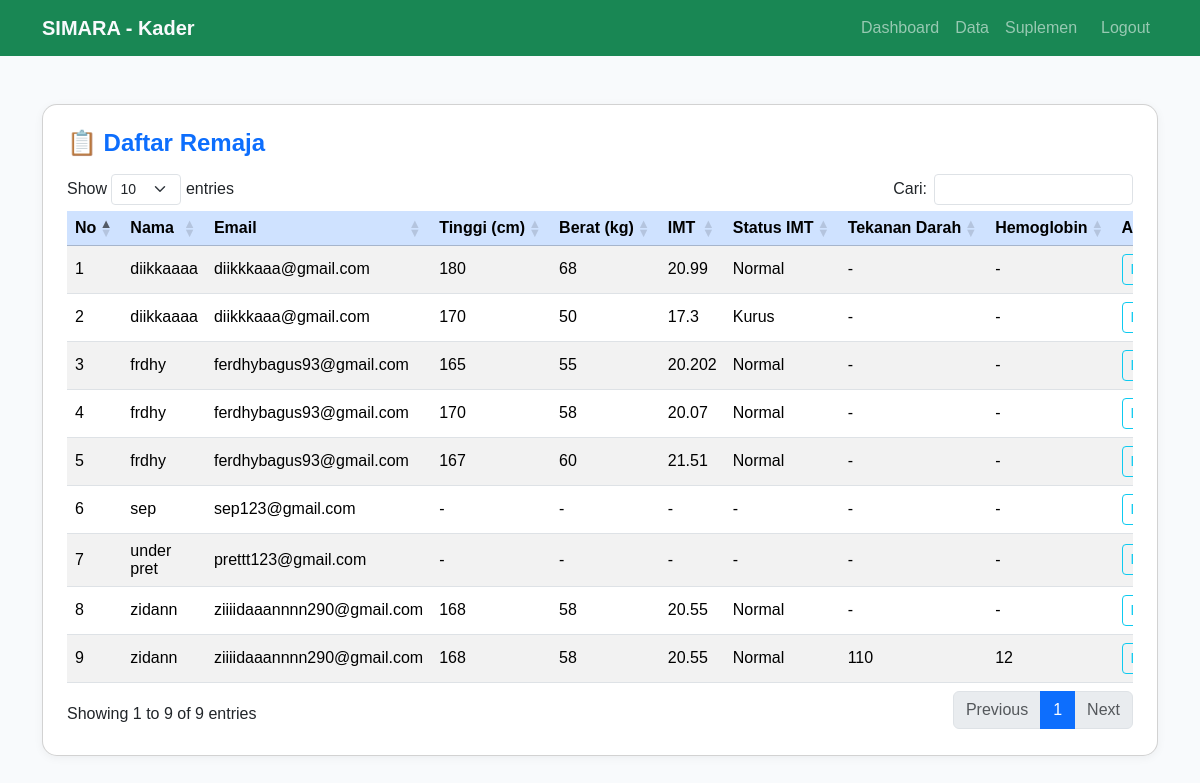
Page /kader/view.php (signed in) on the committed database.
### tables this page shows
CREATE TABLE `users` (
  `id` int(11) NOT NULL,
  `nama` varchar(150) NOT NULL,
  `no_hp` varchar(15) NOT NULL,
  `email` varchar(150) NOT NULL,
  `password` varchar(255) NOT NULL,
  `role` enum('remaja','kader','admin') NOT NULL,
  `created_at` timestamp NOT NULL DEFAULT current_timestamp(),
  `kecamatan_id` int(11) DEFAULT NULL,
  `kelurahan_id` int(11) DEFAULT NULL,
  `sekolah_id` int(11) DEFAULT NULL
);

CREATE TABLE `data_imt` (
  `id` int(11) NOT NULL,
  `user_id` int(11) NOT NULL,
  `tinggi_cm` float NOT NULL,
  `berat_kg` float NOT NULL,
  `hasil_imt` float NOT NULL,
  `status_imt` varchar(50) DEFAULT NULL,
  `tanggal_input` datetime DEFAULT current_timestamp()
);

CREATE TABLE `pemeriksaan_kader` (
  `id` int(11) NOT NULL,
  `user_id` int(11) NOT NULL,
  `kader_id` int(11) DEFAULT NULL,
  `tinggi_cm` float DEFAULT NULL,
  `berat_kg` float DEFAULT NULL,
  `lingkar_lengan_cm` float DEFAULT NULL,
  `tekanan_darah` varchar(50) DEFAULT NULL,
  `deskripsi_riwayat` text DEFAULT NULL,
  `hemoglobin` float DEFAULT NULL,
  `tanggal_periksa` datetime DEFAULT current_timestamp()
);

### kader/view.php (the view, shortened to what this page needs)
<?php
require_once __DIR__ . '/../config/db.php';
include 'navbar.php';
$query = "
SELECT
  u.id,
  u.nama,
  u.email,
  u.role,
  i.tinggi_cm,
  i.berat_kg,
  p.lingkar_lengan_cm,
  p.tekanan_darah,
  p.hemoglobin,
  p.tanggal_periksa,
  i.hasil_imt,
  i.status_imt,
  m.sarapan_per_minggu,
  m.buah_sayur_per_minggu,
  m.liter_air_per_hari,
  a.olahraga_per_minggu,
  a.gadget_jam_per_hari
FROM users u
LEFT JOIN pemeriksaan_kader p ON u.id = p.user_id
LEFT JOIN data_imt i ON u.id = i.user_id
LEFT JOIN data_pola_makan m ON u.id = m.user_id
LEFT JOIN data_aktivitas a ON u.id = a.user_id
WHERE u.role = 'remaja'
ORDER BY u.nama ASC
";
$result = mysqli_query($conn, $query);
?>
<!DOCTYPE html>
<html lang="id">
<head>
  <link href="https://cdn.jsdelivr.net/npm/bootstrap@5.3.3/dist/css/bootstrap.min.css" rel="stylesheet">
  <link href="https://cdn.datatables.net/1.13.4/css/dataTables.bootstrap5.min.css" rel="stylesheet">
</head>
<body>
<div class="container mt-5">
  <div class="card p-4">
    <h4 class="fw-bold text-primary mb-3">📋 Daftar Remaja</h4>
    <div class="table-responsive">
      <table id="remajaTable" class="table table-striped table-hover align-middle">
        <thead class="table-primary">
          <tr>
            <th>No</th>
            <th>Nama</th>
            <th>Email</th>
            <th>Tinggi (cm)</th>
            <th>Berat (kg)</th>
            <th>IMT</th>
            <th>Status IMT</th>
            <th>Tekanan Darah</th>
            <th>Hemoglobin</th>
            <th>Aksi</th>
          </tr>
        </thead>
        <tbody>
          <?php if (mysqli_num_rows($result) > 0): $no=1; ?>
            <?php while($row=mysqli_fetch_assoc($result)): ?>
              <tr>
                <td><?= $no++ ?></td>
                <td><?= htmlspecialchars($row['nama']) ?></td>
                <td><?= htmlspecialchars($row['email']) ?></td>
                <td><?= $row['tinggi_cm'] ?: '-' ?></td>
                <td><?= $row['berat_kg'] ?: '-' ?></td>
                <td><?= $row['hasil_imt'] ?: '-' ?></td>
                <td><?= $row['status_imt'] ?: '-' ?></td>
                <td><?= $row['tekanan_darah'] ?: '-' ?></td>
                <td><?= $row['hemoglobin'] ?: '-' ?></td>
                <td>
                  <button class="btn btn-outline-info btn-sm detail-btn" data-id="<?= $row['id'] ?>">
                  </button>
                </td>
              </tr>
            <?php endwhile; ?>
          <?php else: ?>
            <tr><td colspan="10" class="text-center text-muted">Belum ada data remaja.</td></tr>
          <?php endif; ?>
        </tbody>
      </table>
    </div>
  </div>
</div>
</body>
</html>

### kader/view.php (style rules this page uses)
body { background-color: #f8fafc; font-family: 'Poppins', sans-serif; }
.card { border-radius: 15px; box-shadow: 0 2px 10px rgba(0,0,0,0.05); }
.table th { white-space: nowrap; }

### rows in the picture
users: nama "diikkaaaa", email "diikkkaaa@gmail.com", data_imt.tinggi_cm "180", data_imt.berat_kg "68", data_imt.hasil_imt "20.99", data_imt.status_imt "Normal", tekanan_darah "-", hemoglobin "-", data_imt.tinggi_cm "170", data_imt.berat_kg "50", data_imt.hasil_imt "17.3", data_imt.status_imt "Kurus"
users: nama "frdhy", email "ferdhybagus93@gmail.com", data_imt.tinggi_cm "165", data_imt.berat_kg "55", data_imt.hasil_imt "20.202", data_imt.status_imt "Normal", tekanan_darah "-", hemoglobin "-", data_imt.tinggi_cm "170", data_imt.berat_kg "58", data_imt.hasil_imt "20.07", data_imt.tinggi_cm "167", data_imt.berat_kg "60", data_imt.hasil_imt "21.51"
pemeriksaan_kader: user.nama "sep", user.email "sep123@gmail.com", tinggi_cm "-", berat_kg "-", hasil_imt "-", status_imt "-", tekanan_darah "-", hemoglobin "-"
users: nama "under pret", email "prettt123@gmail.com", tinggi_cm "-", berat_kg "-", hasil_imt "-", status_imt "-", tekanan_darah "-", hemoglobin "-"
users: nama "zidann", email "ziiiidaaannnn290@gmail.com", data_imt.tinggi_cm "168", data_imt.berat_kg "58", data_imt.hasil_imt "20.55", data_imt.status_imt "Normal", pemeriksaan_kader.tekanan_darah "-", pemeriksaan_kader.hemoglobin "-", pemeriksaan_kader.tekanan_darah "110", pemeriksaan_kader.hemoglobin "12"
